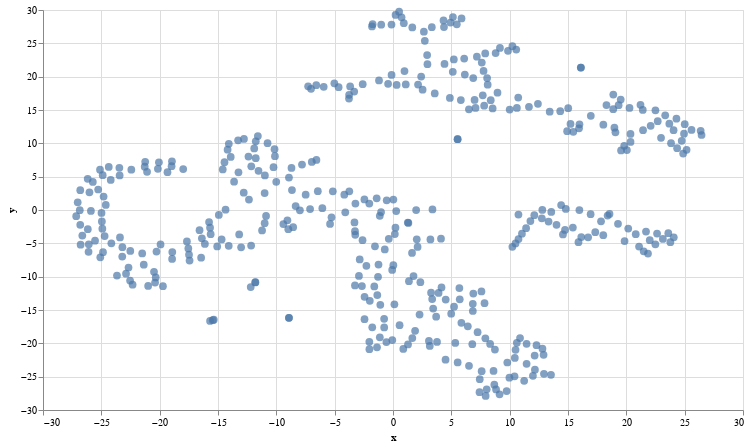

Notebook cell for this chart:
### Markdown cell above
We can then use the Altair visualization library to create a scatterplot of these coordinates:

### Code cell
chart = alt.Chart(df).mark_circle(size=60).encode(
    x='x',
    y='y',
    tooltip=['place', 'country']
).properties(width=700, height=400)
chart.save('node2vec.json')
chart

### Figure 1 — Vega-Lite specification as saved in the notebook (floating-point values rounded to 4 significant figures; data arrays with more than 128 entries replaced by an {"elided": "..."} marker saying what was removed)
{"config": {"view": {"continuousWidth": 400, "continuousHeight": 300}}, "data": {"name": "data-82a7b16c074939462766f6a0e1a1eda0"}, "mark": {"type": "circle", "size": 60}, "encoding": {"tooltip": [{"type": "nominal", "field": "place"}, {"type": "nominal", "field": "country"}], "x": {"type": "quantitative", "field": "x"}, "y": {"type": "quantitative", "field": "y"}}, "height": 400, "width": 700, "$schema": "https://vega.github.io/schema/vega-lite/v4.8.1.json", "datasets": {"data-82a7b16c074939462766f6a0e1a1eda0": {"elided": "421 records"}}}
